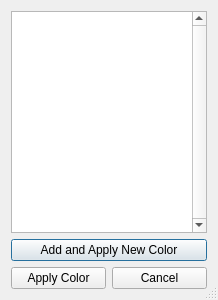
<?xml version="1.0" encoding="UTF-8"?>
<ui version="4.0">
 <class>dlg_colorselect</class>
 <widget class="QDialog" name="dlg_colorselect">
  <property name="geometry">
   <rect>
    <x>0</x>
    <y>0</y>
    <width>218</width>
    <height>300</height>
   </rect>
  </property>
  <property name="sizePolicy">
   <sizepolicy hsizetype="Fixed" vsizetype="Preferred">
    <horstretch>0</horstretch>
    <verstretch>0</verstretch>
   </sizepolicy>
  </property>
  <property name="minimumSize">
   <size>
    <width>218</width>
    <height>0</height>
   </size>
  </property>
  <property name="maximumSize">
   <size>
    <width>218</width>
    <height>16777215</height>
   </size>
  </property>
  <property name="windowTitle">
   <string>Dialog</string>
  </property>
  <property name="sizeGripEnabled">
   <bool>true</bool>
  </property>
  <layout class="QGridLayout" name="gridLayout">
   <item row="0" column="0" colspan="2">
    <widget class="QListWidget" name="m_pColorList">
     <property name="verticalScrollBarPolicy">
      <enum>Qt::ScrollBarAlwaysOn</enum>
     </property>
     <property name="horizontalScrollBarPolicy">
      <enum>Qt::ScrollBarAlwaysOff</enum>
     </property>
     <property name="editTriggers">
      <set>QAbstractItemView::NoEditTriggers</set>
     </property>
     <property name="verticalScrollMode">
      <enum>QAbstractItemView::ScrollPerPixel</enum>
     </property>
     <property name="resizeMode">
      <enum>QListView::Adjust</enum>
     </property>
    </widget>
   </item>
   <item row="1" column="0" colspan="2">
    <widget class="QPushButton" name="m_pButtonNew">
     <property name="sizePolicy">
      <sizepolicy hsizetype="Preferred" vsizetype="Fixed">
       <horstretch>0</horstretch>
       <verstretch>0</verstretch>
      </sizepolicy>
     </property>
     <property name="text">
      <string>Add and Apply New Color</string>
     </property>
    </widget>
   </item>
   <item row="2" column="0">
    <widget class="QPushButton" name="m_pButtonApply">
     <property name="sizePolicy">
      <sizepolicy hsizetype="Preferred" vsizetype="Fixed">
       <horstretch>0</horstretch>
       <verstretch>0</verstretch>
      </sizepolicy>
     </property>
     <property name="text">
      <string>Apply Color</string>
     </property>
    </widget>
   </item>
   <item row="2" column="1">
    <widget class="QPushButton" name="m_pButtonCancel">
     <property name="sizePolicy">
      <sizepolicy hsizetype="Preferred" vsizetype="Fixed">
       <horstretch>0</horstretch>
       <verstretch>0</verstretch>
      </sizepolicy>
     </property>
     <property name="text">
      <string>Cancel</string>
     </property>
    </widget>
   </item>
  </layout>
 </widget>
 <resources/>
 <connections/>
</ui>
